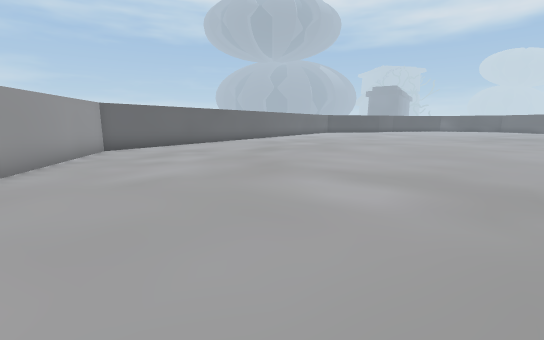
view 1 (above)

16 first-person views from a walk through a 3-D level made in the Unity game engine. The camera is 1.3 m above the floor, tilts 10° down and sees 90° across. The floor is counted in squares, 1.24 m on a side. Each view is taken from the middle of a square. On the plan, view 1 faces up. The plan holds only what a view shows up to about 12 squares ahead; the rest is blank. The place goes on beyond the plan. The player character is not drawn.

view 2
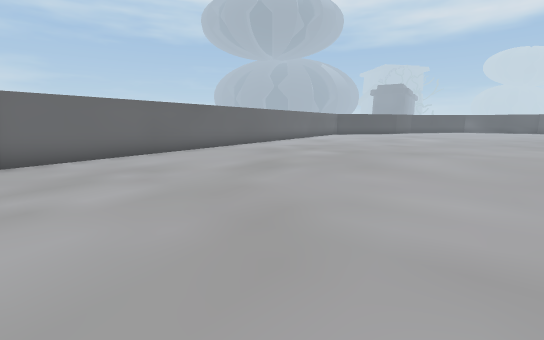

view 3
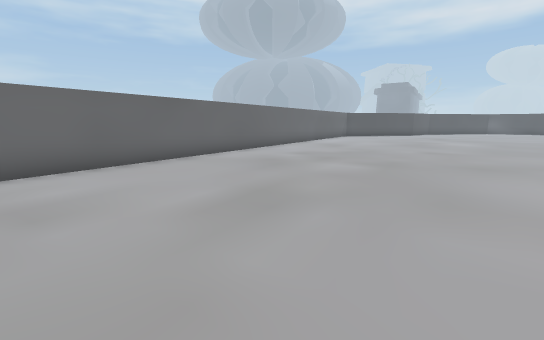

view 4
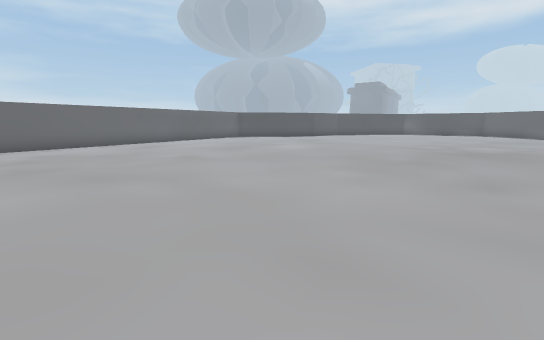

view 5
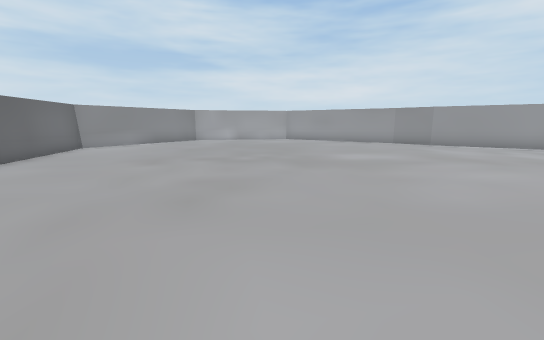

view 6
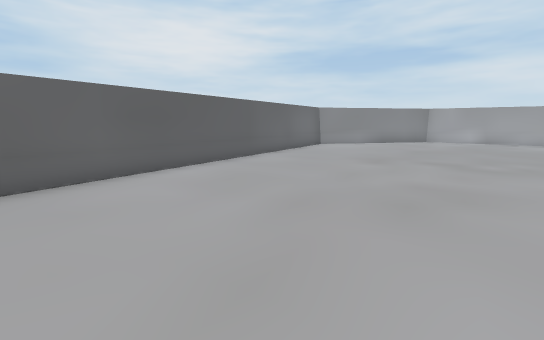

view 7
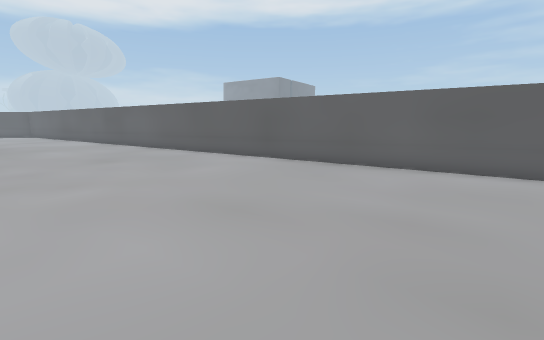

view 8
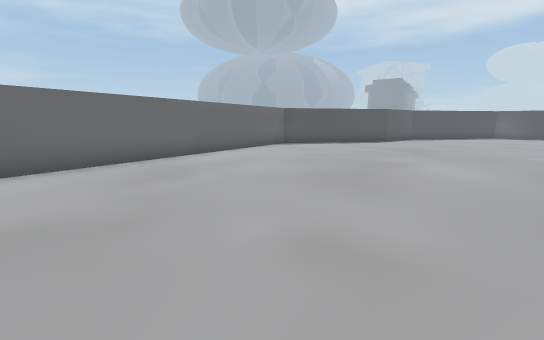

view 9
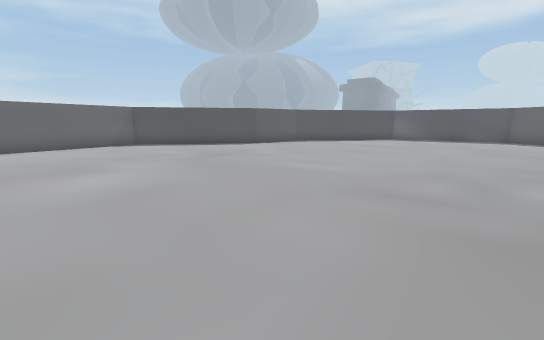

view 10
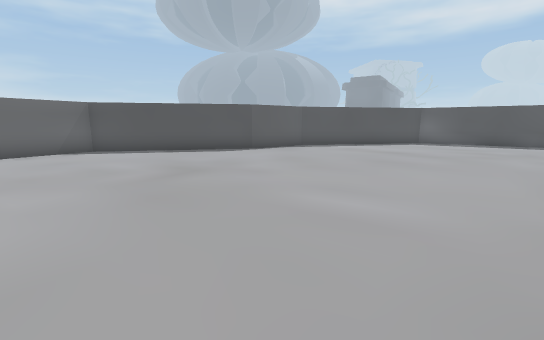

view 11
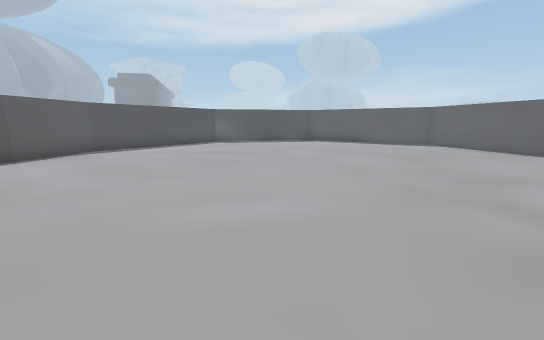

view 12
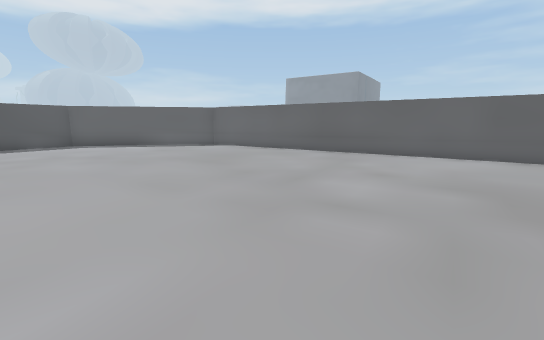

view 13
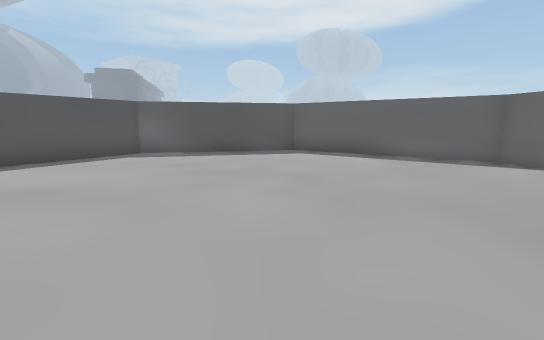

view 14
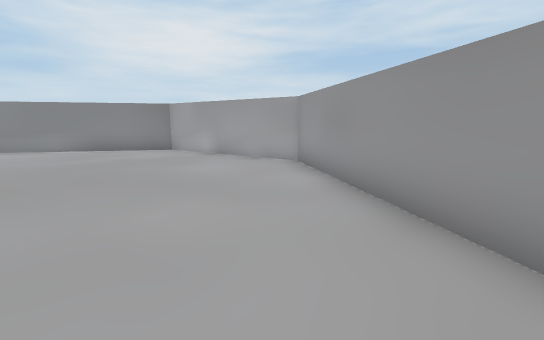

view 15
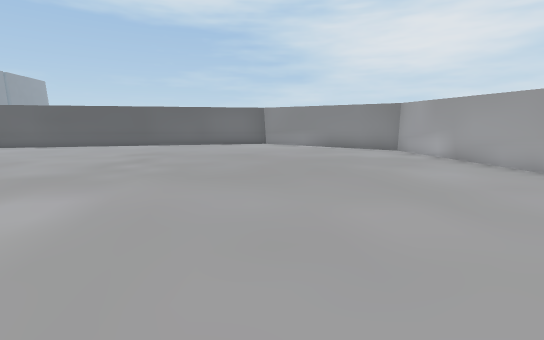

view 16
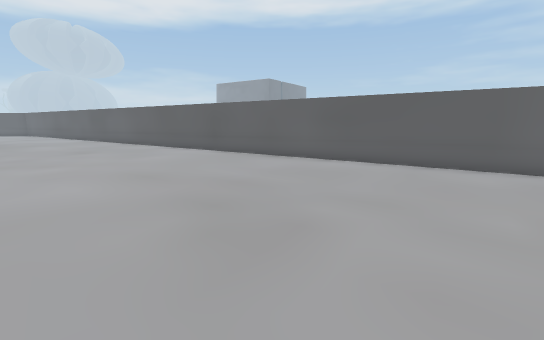

### Floor plan
Points are (right, up) in squares from view 1. A wall is a line through its corners. A room is listed if a view was taken in it or the views show most of it. See-through windows are left out.
Room 1 (views 1, 2, 3, 4, 5, 6, 7, 8, 9, 10, 11, 12, 13, 14, 15, 16)
walls: (-4.9, 2.3) (-3.7, -3.5) (0.8, -6.4) (6.8, -5.2) (25.1, 22.8) (23.9, 28.7) (19.4, 31.7) (13.3, 30.4) (11.2, 28.9) (5.6, 27.7) (-6.1, 9.9) (-5, 4.8)

Where each view was taken, in squares from view 1:
view 1: 0 up, 0 right, facing up
view 2: 4 up, 0 right, facing up
view 3: 7 up, 0 right, facing up
view 4: 8 up, 8 right, facing up
view 5: 8 up, 9 right, facing down-left
view 6: 8 up, 9 right, facing down
view 7: 6 up, 6 right, facing right
view 8: 14 up, 5 right, facing up
view 9: 15 up, 12 right, facing up
view 10: 18 up, 12 right, facing up
view 11: 19 up, 11 right, facing up-right
view 12: 20 up, 12 right, facing right
view 13: 22 up, 16 right, facing up-right
view 14: 4 up, 3 left, facing down
view 15: 4 up, 3 left, facing down-right
view 16: 4 up, 4 right, facing right
